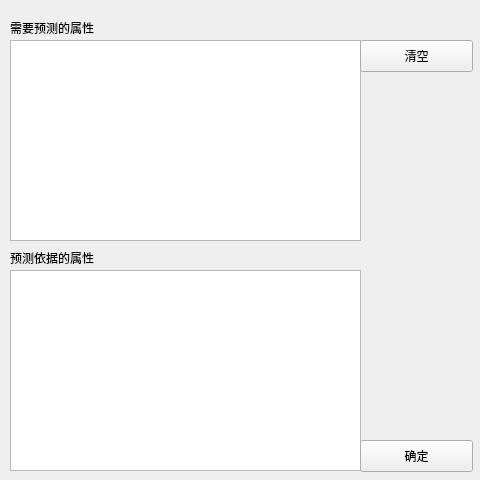
<?xml version="1.0" encoding="UTF-8"?>
<ui version="4.0">
 <class>SingleForcast</class>
 <widget class="QWidget" name="SingleForcast">
  <property name="geometry">
   <rect>
    <x>0</x>
    <y>0</y>
    <width>480</width>
    <height>480</height>
   </rect>
  </property>
  <property name="windowTitle">
   <string>Form</string>
  </property>
  <widget class="QTableWidget" name="outputTable">
   <property name="geometry">
    <rect>
     <x>10</x>
     <y>40</y>
     <width>351</width>
     <height>201</height>
    </rect>
   </property>
   <attribute name="horizontalHeaderVisible">
    <bool>false</bool>
   </attribute>
   <attribute name="verticalHeaderVisible">
    <bool>true</bool>
   </attribute>
  </widget>
  <widget class="QTableWidget" name="inputTable">
   <property name="geometry">
    <rect>
     <x>10</x>
     <y>270</y>
     <width>351</width>
     <height>201</height>
    </rect>
   </property>
   <attribute name="horizontalHeaderVisible">
    <bool>false</bool>
   </attribute>
   <attribute name="verticalHeaderVisible">
    <bool>true</bool>
   </attribute>
  </widget>
  <widget class="QLabel" name="label">
   <property name="geometry">
    <rect>
     <x>10</x>
     <y>20</y>
     <width>101</width>
     <height>16</height>
    </rect>
   </property>
   <property name="text">
    <string>需要预测的属性</string>
   </property>
  </widget>
  <widget class="QLabel" name="label_2">
   <property name="geometry">
    <rect>
     <x>10</x>
     <y>250</y>
     <width>101</width>
     <height>16</height>
    </rect>
   </property>
   <property name="text">
    <string>预测依据的属性</string>
   </property>
  </widget>
  <widget class="QPushButton" name="confirmBtn">
   <property name="geometry">
    <rect>
     <x>360</x>
     <y>440</y>
     <width>113</width>
     <height>32</height>
    </rect>
   </property>
   <property name="text">
    <string>确定</string>
   </property>
  </widget>
  <widget class="QPushButton" name="emptyBtn">
   <property name="geometry">
    <rect>
     <x>360</x>
     <y>40</y>
     <width>113</width>
     <height>32</height>
    </rect>
   </property>
   <property name="text">
    <string>清空</string>
   </property>
  </widget>
 </widget>
 <resources/>
 <connections/>
</ui>
